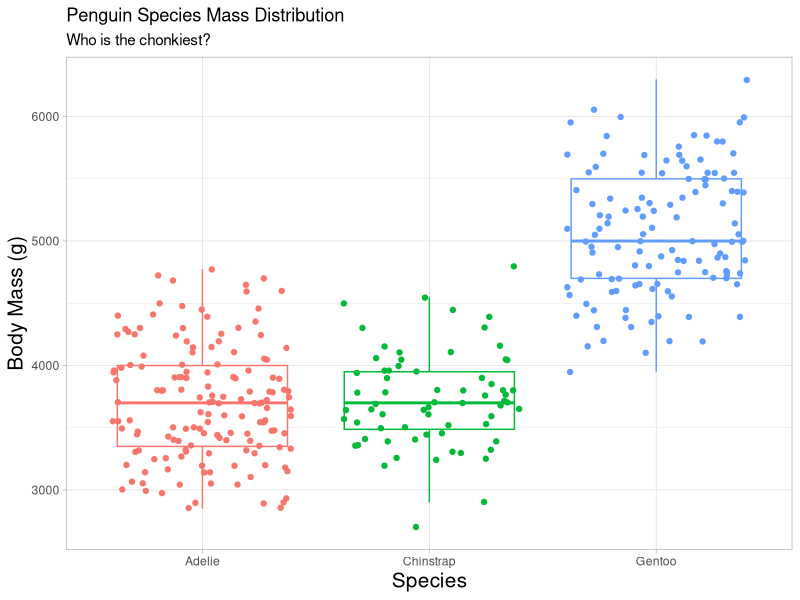
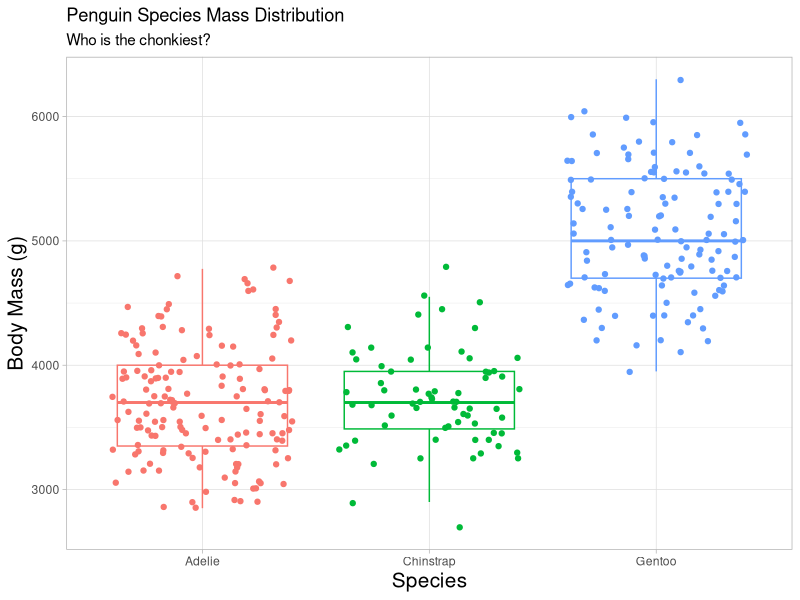

Generate these figures, in order, with R:
### Plotting a new penguin graph for homework ####
### Created By: Jacquin Moraga ####
### Created On: 2025-9-15 ####

### Load Libraries ####
library(palmerpenguins)
library(tidyverse)
library(here)

### Load Data ####
glimpse(penguins)

### Data Analysis Section ####

ggplot(data = penguins, #choosing the penguins data for this plot
       mapping = aes(x = species,
                     y = body_mass_g))+ #selected the variables that I wanted to plot for x and y
  geom_boxplot(aes(color = species), #added a boxplot to visualize the data and changed the color to be by species
               outlier.shape = NA)+ #got rid of the outliers since the jitter shows all the data
    geom_jitter(aes(color = species))+ #added a jitter plot on top to show all the data, matched the color with the species
  labs(title = "Penguin Species Mass Distribution", #created a title for the plot
       subtitle = "Who is the chonkiest?", #made a subtitle for the plot
       x ="Species", y = "Body Mass (g)")+ #renamed the x and y axis
  theme_light()+                     #added the "light" theme for aesthetics
  theme(axis.title = element_text(size = 15))+ #makes the axis titles larger
  guides(color = FALSE) #removes the legend since there is no need for one
 
ggsave(here("Week_03","Output","Week_03_Homework.png"), #saves the plot to the correct folder
       width = 5, height = 7) #changes the shape so it doesn't look as fat

